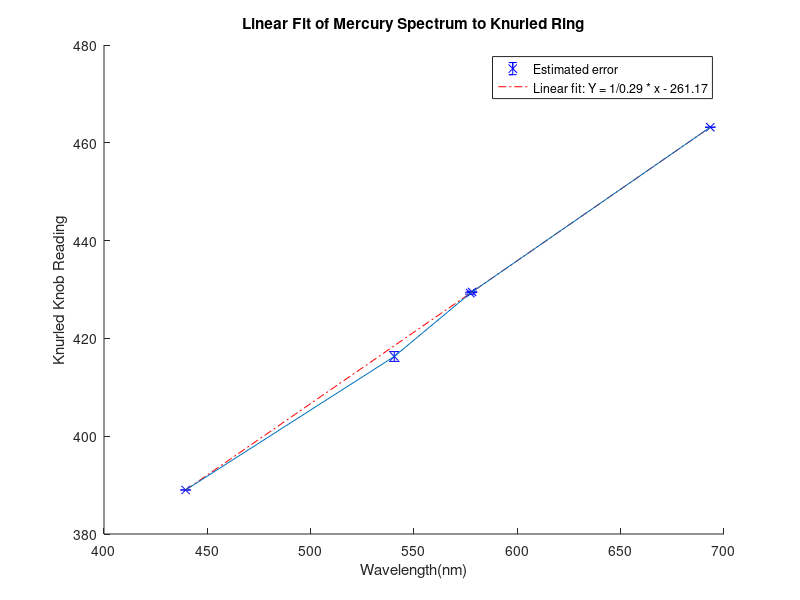

Write MATLAB code to recreate this figure.
%/////////////////////////////////////////////////////////
% By: Lee Allers                                         /
%For: Numerical Computation, 2016                        /
%     University of New Mexico                           /
%NOTE: None of my scripts are built to be robust, they   /
%      are merely an implementation of a given set of    /
%      data or instructions!                             /
%/////////////////////////////////////////////////////////
clc;close all;clear all
Hg_theoretical = [435.8,546.1, 577, 579 ,690.75];
%Hg [Violet Green Yellow1 Yellow2 Red]
Hg_data = [389 418.5 429.25 429.25 463.25 ;
    389 418.5 429.25 429.25 463    ;
    389 418.5 429.25 429.75 463.25 ;
    389 418.5 429.25 429.75 463.25]';
%H  [Violet Blue BlueGreen Red]
H_data  = [387 390 396 430.25 453;
    381 390 396 430.25 453;
    387 390 396 430.25 453;
    387 390 396 430.25 453 ]'; %Raw

%Deuterium [Violet Blue Green Red]
Deut_data = [383 387 396 453;
    383 387 396 453;
    383 387 396 453;
    383 387 396 453]'; %Raw

Na_data = [433 432.5];


Hg_mean = mean(Hg_data,2);
Hg_std = std(Hg_data,1,2);
H_mean = mean(H_data,2);
Deut_mean = mean(Deut_data,2);

%Fit line to get
P = polyfit(Hg_mean,Hg_theoretical',1);
[Pp, hj, mu] = polyfit(Hg_mean,Hg_theoretical',1);
Hg_calc = polyval(P,Hg_mean);%Corrected
H_calc = polyval(P,H_mean); %Corrected
Deut_calc = polyval(P,Deut_mean); %Corrected
Na_calc = polyval(P,Na_data);


figure(1)

title('Linear Fit of Mercury Spectrum to Knurled Ring')
hold on
errorbar([Hg_calc(1) Hg_calc(2) Hg_calc(3) Hg_calc(4) Hg_calc(5)] , [Hg_mean(1), Hg_mean(2)-2.2 ,Hg_mean(3), Hg_mean(4) Hg_mean(5)],[.014 1 .2 .14 .014],'bx')
plot([Hg_calc(1) Hg_calc(end)],[Hg_mean(1) Hg_mean(end)],'r-.');
plot([Hg_calc(1) Hg_calc(2) Hg_calc(3) Hg_calc(4) Hg_calc(5)] , [Hg_mean(1), Hg_mean(2)-2.2 ,Hg_mean(3), Hg_mean(4), Hg_mean(5)]);
hold off
xlabel('Wavelength(nm)');ylabel('Knurled Knob Reading');legend('Estimated error','Linear fit: Y = 1/0.29 * x - 261.17')

R =@(n1,n2,lam) (1/lam)/(1/n1^2 - 1/n2^2);

Ryd(1) = R(2,3,H_calc(end));
Ryd(2) = R(2,4,H_calc(end-1));
Ryd(3) = R(2,5,H_calc(end-2));
Ryd(4) = R(2,6,H_calc(end-3));
Ryd(5) = R(2,7,H_calc(end-4));

ryd_mu = mean(Ryd);
ryd_std = std(Ryd);
% for i = 1 :length(Deut_data)
% for j = 1: 10
%     Ryd_deut(i,j) = R(2,j,Deut_calc(i));
% end
% end
Ryd_deut(1) = R(2,3,Deut_calc(end));
Ryd_deut(2) = R(2,4,Deut_calc(end-1));
Ryd_deut(3) = R(2,5,Deut_calc(end-2));
Ryd_deut(4) = R(2,6,Deut_calc(end-3));

ryd_mud = mean(Ryd_deut);
ryd_stdd = std(Ryd_deut);
resolution = [ abs(Na_calc(1)-589) abs(Na_calc(2)-589.6)]; %Can resolve to within 1nm


c = 3*10^8;

F = c./H_calc;
for i = 1 : 5
    for j = 1:5
    FF(i,j) = F(i) + F(j);
    end
end

De = 9.1069*10^(-31)/9.109*10^(-31) * ryd_mud
He = 9.1044*10^(-31)/9.109*10^(-31) * ryd_mu
